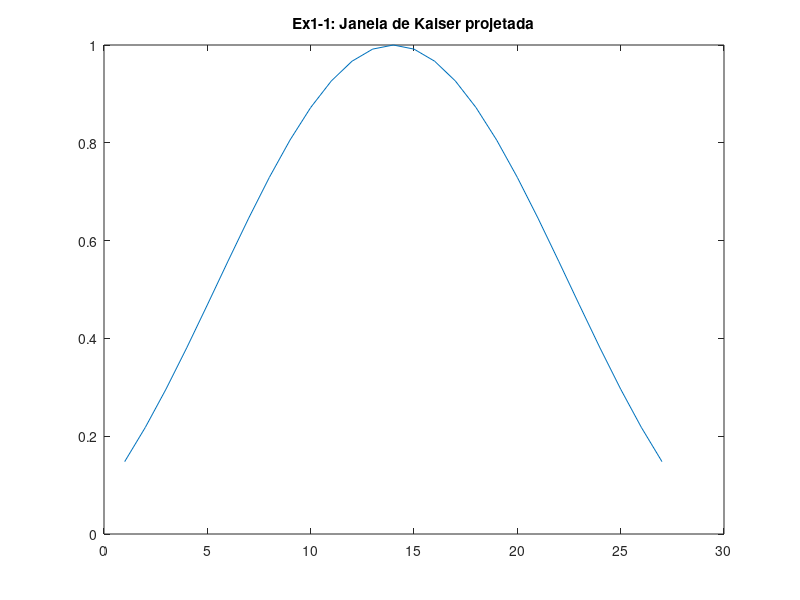
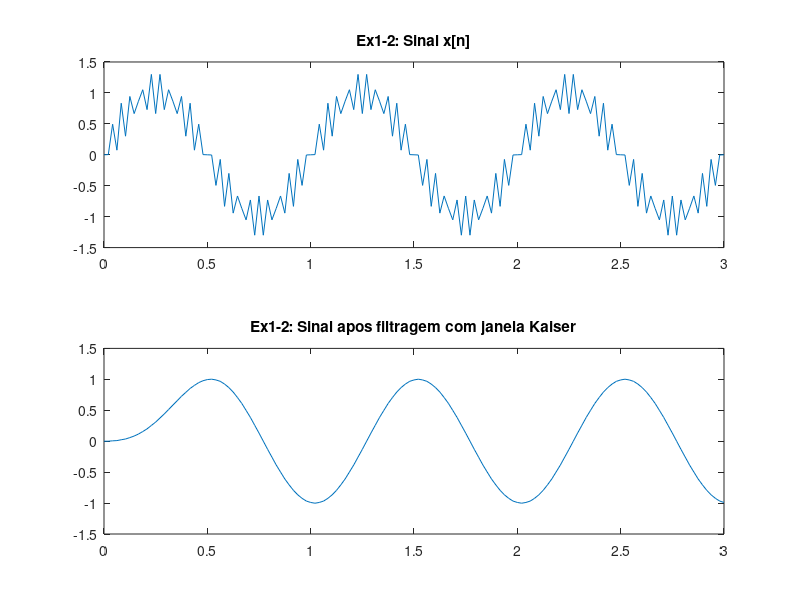
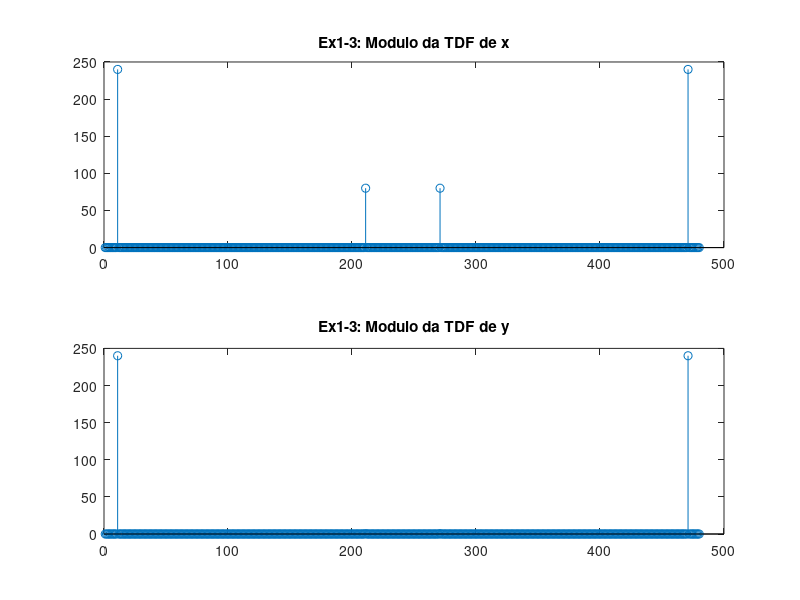
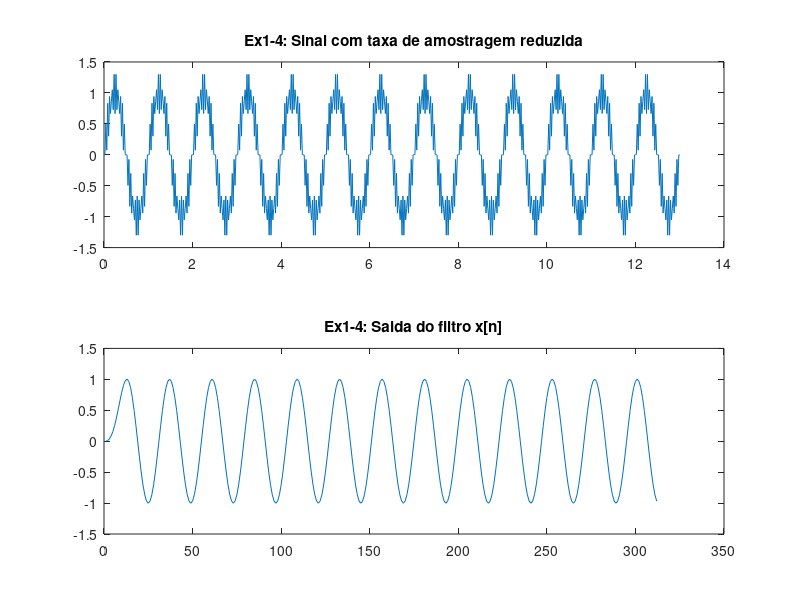

The MATLAB source for these figures, in order:
%% Exp - 3 - PSI3432
close all;
clear all;
% Exerc?cio 1 - Decima??o
%% Item 1 - Filtro usando janelas de Kaiser

delta_p = 0.02;
delta_r = 0.01;
delta_omega = (13e3 - 11e3)*((2*pi)/24e3);

p = -20*log10(delta_p);
r = -20*log10(delta_r);
A = max(p, r);

beta = 0.5842*(A-21)^(0.4) + 0.07886*(A-21); % Pois A=40 (21<A<50)

N = floor(((A-8)/(2.285*delta_omega))+1);
janela_kaiser = kaiser(N, beta);
figure;
plot(janela_kaiser)
title('Ex1-1: Janela de Kaiser projetada');

%% Item 2 - Sinal x[n] ap?s passar pelo filtro
fa = 48; % [kHz]
Ta = 1/fa;
duracao = 3; % [ms]

t_am = 0:Ta:duracao;
x_n= sin(2*pi*t_am) - (1/3)*sin(42*pi*t_am);

figure;
s(1) = subplot(211);
plot(t_am, x_n);
title(s(1),'Ex1-2: Sinal x[n]');

G = 12.30; % Ajuste de ganho do filtro
y_n = filter(janela_kaiser, G, x_n);

s(2) = subplot(212);
plot(t_am, y_n);
title(s(2),'Ex1-2: Sinal apos filtragem com janela Kaiser');


%% Item 3 - Compara??es dos ganhos

% Reconstru??o do sinal, mas com dura??o aumentada
fa = 48;
Ta = 1/fa;
duracao = 13;

t_am = 0:Ta:duracao;
x_n = sin(2*pi*t_am) - (1/3)*sin(42*pi*t_am);

G = 12.30; % Ajuste de ganho do filtro
y_n = filter(janela_kaiser, G, x_n);


% Elimina??o do transit?rio do filtro
L = 38; % Atraso do filtro
y_n = y_n(2*L:2*L+480-1);
t_am_y = t_am(2*L:2*L+480-1);

% C?lculos das transformadas
x_n = x_n(1:480);
X_ejw = fft(x_n);

Y_ejw = fft(y_n);

figure;
s(1) = subplot(211);
stem(abs(X_ejw));
title(s(1),'Ex1-3: Modulo da TDF de x');

s(2) = subplot(212);
stem(abs(Y_ejw));
title(s(2),'Ex1-3: Modulo da TDF de y');

% A partir da an?lise dos gr?ficos, percebe-se que a parcela do sinal que
% apresenta frequ?ncia mais alta, de 21 kHz, ? praticamente eliminada no
% no sinal de sa?da

%% Item 4 - Redu??o da taxa de amostragem

fa = 48;
Ta = 1/fa;
duracao = 13;

t_am = 0:Ta:duracao;
x_n = sin(2*pi*t_am) - (1/3)*sin(42*pi*t_am);

G = 12.30;
y_n = filter(janela_kaiser, G, x_n);

y_n_24kHz = zeros(1, 312);
for i=1:312
    y_n_24kHz(i) = y_n(2*i);
end

figure;
s(1) = subplot(211);
plot(t_am, x_n);
title(s(1),'Ex1-4: Sinal com taxa de amostragem reduzida');

s(2) = subplot(212);
plot(y_n_24kHz);
title(s(2),'Ex1-4: Saida do filtro x[n]');


% Exerc?cio 2 - Interpola??o
%% Item 1 - Filtro

delta_p = 0.015;
delta_r = 0.01;
delta_omega = 2e3*2*pi/24e3;

p = -20*log10(delta_p);
r = -20*log10(delta_r);
A = max(p, 40);

beta = 0.5842*(A-21)^(0.4) + 0.07886*(A-21); % Pois A=40 (21<A<50)

N = floor(((A-8)/(2.285*delta_omega))+1);
janela_kaiser = kaiser(N, beta);
figure;
plot(janela_kaiser)
title('Ex2-1: Janela de Kaiser projetada');


%% Item 2
fa = 48; % [kHz]
Ta = 1/fa;
duracao = 3; % [ms]

t_am = 0:Ta:duracao;
x_n= sin(2*pi*t_am) - (1/3)*sin(42*pi*t_am);
y_l = zeros(1, 312);
for n=1:1:141
    y_l(3*n)=x_n(n);
    y_l(3*n+1)=0;
    y_l(3*n+2)=0;
end

G=1.8; %calculado experimentalmente para gerar onda com ganho 3

xlinha_n = filter(janela_kaiser, G, y_l);
figure;
plot(xlinha_n);
title('Ex2-2: xlinha');

%% Item 3
fa = 144; % [kHz]
Ta = 1/fa;
duracao = 3; % [ms]

t_am = 0:Ta:duracao;
x_n2= sin(2*pi*t_am) - (1/3)*sin(42*pi*t_am);

figure;
plot(x_n2)
hold on;
plot(xlinha_n);
hold off;
legend('ideal', 'experimental');
title('Ex2-3: Comparacao de xlinha e o sinal ideal');


%% Item 4
X_ejw2 = fft(xlinha_n);
Y_ejw2 = fft(janela_kaiser);

figure;
s(1) = subplot(211);
stem(abs(X_ejw2));
title(s(1),'Ex1-3: Modulo da TDF de xlinha');

s(2) = subplot(212);
stem(abs(Y_ejw2));
title(s(2),'Ex1-3: Modulo da TDF do filtro');

%% Resposta da observação 1:
%    As operações de interpolação e decimação não são comutativas
%    em geral, pois a decimação apresenta potencial de destruição de
%    informação contida no sinal. Logo, exceto em casos nos quais os
%    fatores de interpolação e decimação sejam co-primos, é preferível que
%    a decimação seja feita por último
